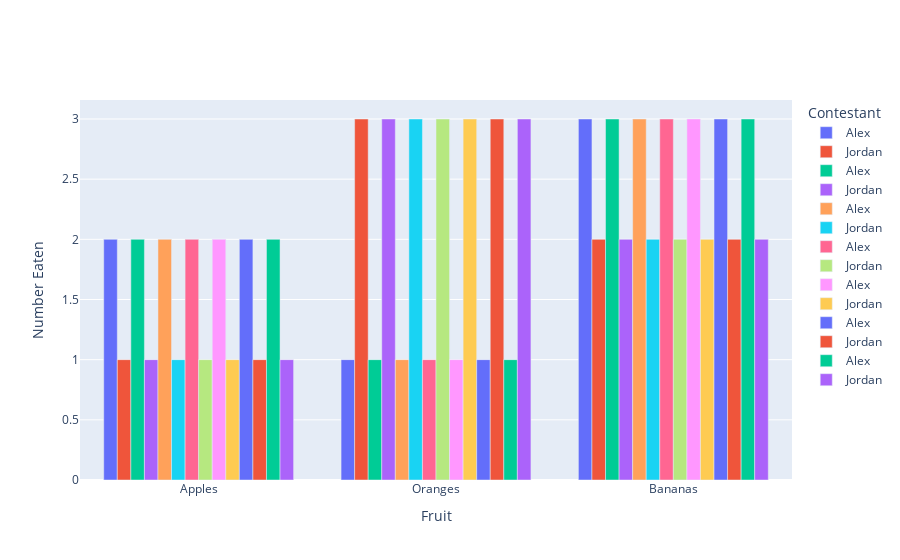

Notebook source saved alongside this figure:
### Code cell
for contestant, group in df.groupby("Contestant"):
    fig.add_trace(go.Bar(x=group["Fruit"], y=group["Number Eaten"], name=contestant,
      hovertemplate="Contestant=%s<br>Fruit=%%{x}<br>Number Eaten=%%{y}<extra></extra>"% contestant))
fig.update_layout(legend_title_text = "Contestant")
fig.update_xaxes(title_text="Fruit")
fig.update_yaxes(title_text="Number Eaten")
fig.show()

### Figure 1 — Plotly figure (JSON) as saved in the notebook; plotly's stock layout.template omitted (floating-point values rounded to 4 significant figures)
{"data": [{"hovertemplate": "Contestant=Alex<br>Fruit=%{x}<br>Number Eaten%{y}<extra></extra>", "name": "Alex", "type": "bar", "x": ["Apples", "Oranges", "Bananas"], "y": [2, 1, 3]}, {"hovertemplate": "Contestant=Jordan<br>Fruit=%{x}<br>Number Eaten%{y}<extra></extra>", "name": "Jordan", "type": "bar", "x": ["Apples", "Oranges", "Bananas"], "y": [1, 3, 2]}, {"hovertemplate": "Contestant=Alex<br>Fruit=%{x}<br>Number Eaten%{y}<extra></extra>", "name": "Alex", "type": "bar", "x": ["Apples", "Oranges", "Bananas"], "y": [2, 1, 3]}, {"hovertemplate": "Contestant=Jordan<br>Fruit=%{x}<br>Number Eaten%{y}<extra></extra>", "name": "Jordan", "type": "bar", "x": ["Apples", "Oranges", "Bananas"], "y": [1, 3, 2]}, {"hovertemplate": "Contestant=Alex<br>Fruit=%{x}<br>Number Eaten%{y}<extra></extra>", "name": "Alex", "type": "bar", "x": ["Apples", "Oranges", "Bananas"], "y": [2, 1, 3]}, {"hovertemplate": "Contestant=Jordan<br>Fruit=%{x}<br>Number Eaten%{y}<extra></extra>", "name": "Jordan", "type": "bar", "x": ["Apples", "Oranges", "Bananas"], "y": [1, 3, 2]}, {"hovertemplate": "Contestant=Alex<br>Fruit=%{x}<br>Number Eaten%{y}<extra></extra>", "name": "Alex", "type": "bar", "x": ["Apples", "Oranges", "Bananas"], "y": [2, 1, 3]}, {"hovertemplate": "Contestant=Jordan<br>Fruit=%{x}<br>Number Eaten%{y}<extra></extra>", "name": "Jordan", "type": "bar", "x": ["Apples", "Oranges", "Bananas"], "y": [1, 3, 2]}, {"hovertemplate": "Contestant=Alex<br>Fruit=%{x}<br>Number Eaten=%{y}<extra></extra>", "name": "Alex", "type": "bar", "x": ["Apples", "Oranges", "Bananas"], "y": [2, 1, 3]}, {"hovertemplate": "Contestant=Jordan<br>Fruit=%{x}<br>Number Eaten=%{y}<extra></extra>", "name": "Jordan", "type": "bar", "x": ["Apples", "Oranges", "Bananas"], "y": [1, 3, 2]}, {"hovertemplate": "Contestant=Alex<br>Fruit=%{x}<br>Number Eaten=%{y}<extra></extra>", "name": "Alex", "type": "bar", "x": ["Apples", "Oranges", "Bananas"], "y": [2, 1, 3]}, {"hovertemplate": "Contestant=Jordan<br>Fruit=%{x}<br>Number Eaten=%{y}<extra></extra>", "name": "Jordan", "type": "bar", "x": ["Apples", "Oranges", "Bananas"], "y": [1, 3, 2]}, {"hovertemplate": "Contestant=Alex<br>Fruit=%{x}<br>Number Eaten=%{y}<extra></extra>", "name": "Alex", "type": "bar", "x": ["Apples", "Oranges", "Bananas"], "y": [2, 1, 3]}, {"hovertemplate": "Contestant=Jordan<br>Fruit=%{x}<br>Number Eaten=%{y}<extra></extra>", "name": "Jordan", "type": "bar", "x": ["Apples", "Oranges", "Bananas"], "y": [1, 3, 2]}], "layout": {"legend": {"title": {"text": "Contestant"}}, "xaxis": {"title": {"text": "Fruit"}}, "yaxis": {"title": {"text": "Number Eaten"}}}}
